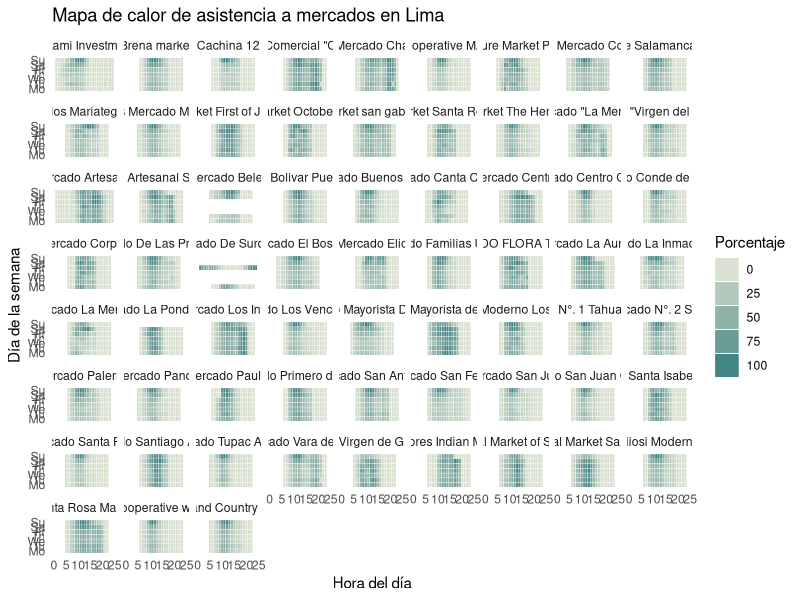

This chart was generated by the following R code:
library(tidyverse)

mercados <- read_csv("data/mercados_07042020.csv")

mercados_narrow <- mercados %>% 
  gather(key = "hora", value = "valor", 6:29) %>% 
  mutate(hora = as.numeric(hora),
         day = factor(day, levels = c("Mo","Tu","We","Th","Fr","Sa","Su")))


# Especificación de colores
col1 = "#d8e1cf" 
col2 = "#438484"

# Heatmap horas/día
g <- ggplot(mercados_narrow, aes(hora, day)) + 
  geom_tile(aes(fill = valor), color = "white", na.rm = TRUE) +
  scale_fill_gradient(low = col1, high = col2, na.value = "white") +  
  facet_wrap(.~nombre) +
  guides(fill = guide_legend(title="Porcentaje")) +
  labs(title = "Mapa de calor de asistencia a mercados en Lima",
       x = "Hora del día", y = "Día de la semana") +
  theme_minimal() + 
  theme(panel.grid.major = element_blank(), panel.grid.minor = element_blank())

ggsave("plots/heatmap1.pdf", g,dpi = 1000,scale = 5 )
